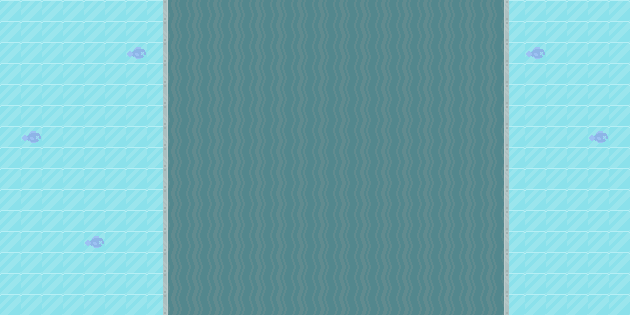

Below is a game level as drawn by its tile map, then a one-line description and the .tmx file that defines it, in full:
An orthogonal 30x15 tile map with 21x21 px tiles, 3 tile layers (Capa de patrones 3, piso, Capa de patrones 2), 4 tilesets.

<map version="1.2" tiledversion="1.3.5" orientation="orthogonal" renderorder="right-up" width="30" height="15" tilewidth="21" tileheight="21" infinite="0" nextlayerid="5" nextobjectid="3">
 <tileset firstgid="1" source="sprites.tsx" />
 <tileset firstgid="901" source="sprites1.0.tsx" />
 <tileset firstgid="1801" source="ice.tsx" />
 <tileset firstgid="1802" source="../bunker/sprites.tsx" />
 <layer id="4" name="Capa de patrones 3" width="30" height="15" opacity="0.6">
  <data encoding="csv">
0,0,0,0,0,0,0,0,2684356402,2684356402,2684356402,2684356402,2684356402,2684356402,2684356402,2684356402,2684356402,2684356402,2684356402,2684356402,2684356402,2684356402,2684356402,2684356402,0,0,0,0,0,0,
0,0,0,0,0,0,0,0,2684356402,2684356402,2684356402,2684356402,2684356402,2684356402,2684356402,2684356402,2684356402,2684356402,2684356402,2684356402,2684356402,2684356402,2684356402,2684356402,0,0,0,0,0,0,
0,0,0,0,0,0,0,0,2684356402,2684356402,2684356402,2684356402,2684356402,2684356402,2684356402,2684356402,2684356402,2684356402,2684356402,2684356402,2684356402,2684356402,2684356402,2684356402,0,0,0,0,0,0,
0,0,0,0,0,0,0,0,2684356402,2684356402,2684356402,2684356402,2684356402,2684356402,2684356402,2684356402,2684356402,2684356402,2684356402,2684356402,2684356402,2684356402,2684356402,2684356402,0,0,0,0,0,0,
0,0,0,0,0,0,0,0,2684356402,2684356402,2684356402,2684356402,2684356402,2684356402,2684356402,2684356402,2684356402,2684356402,2684356402,2684356402,2684356402,2684356402,2684356402,2684356402,0,0,0,0,0,0,
0,0,0,0,0,0,0,0,2684356402,2684356402,2684356402,2684356402,2684356402,2684356402,2684356402,2684356402,2684356402,2684356402,2684356402,2684356402,2684356402,2684356402,2684356402,2684356402,0,0,0,0,0,0,
0,0,0,0,0,0,0,0,2684356402,2684356402,2684356402,2684356402,2684356402,2684356402,2684356402,2684356402,2684356402,2684356402,2684356402,2684356402,2684356402,2684356402,2684356402,2684356402,0,0,0,0,0,0,
0,0,0,0,0,0,0,0,2684356402,2684356402,2684356402,2684356402,2684356402,2684356402,2684356402,2684356402,2684356402,2684356402,2684356402,2684356402,2684356402,2684356402,2684356402,2684356402,0,0,0,0,0,0,
0,0,0,0,0,0,0,0,2684356402,2684356402,2684356402,2684356402,2684356402,2684356402,2684356402,2684356402,2684356402,2684356402,2684356402,2684356402,2684356402,2684356402,2684356402,2684356402,0,0,0,0,0,0,
0,0,0,0,0,0,0,0,2684356402,2684356402,2684356402,2684356402,2684356402,2684356402,2684356402,2684356402,2684356402,2684356402,2684356402,2684356402,2684356402,2684356402,2684356402,2684356402,0,0,0,0,0,0,
0,0,0,0,0,0,0,0,2684356402,2684356402,2684356402,2684356402,2684356402,2684356402,2684356402,2684356402,2684356402,2684356402,2684356402,2684356402,2684356402,2684356402,2684356402,2684356402,0,0,0,0,0,0,
0,0,0,0,0,0,0,0,2684356402,2684356402,2684356402,2684356402,2684356402,2684356402,2684356402,2684356402,2684356402,2684356402,2684356402,2684356402,2684356402,2684356402,2684356402,2684356402,0,0,0,0,0,0,
0,0,0,0,0,0,0,0,2684356402,2684356402,2684356402,2684356402,2684356402,2684356402,2684356402,2684356402,2684356402,2684356402,2684356402,2684356402,2684356402,2684356402,2684356402,2684356402,0,0,0,0,0,0,
0,0,0,0,0,0,0,0,2684356402,2684356402,2684356402,2684356402,2684356402,2684356402,2684356402,2684356402,2684356402,2684356402,2684356402,2684356402,2684356402,2684356402,2684356402,2684356402,0,0,0,0,0,0,
0,0,0,0,0,0,0,0,2684356402,2684356402,2684356402,2684356402,2684356402,2684356402,2684356402,2684356402,2684356402,2684356402,2684356402,2684356402,2684356402,2684356402,2684356402,2684356402,0,0,0,0,0,0
</data>
 </layer>
 <layer id="1" name="piso" width="30" height="15">
  <data encoding="csv">
1391,1391,1391,1391,1391,1391,1391,1391,0,0,0,0,0,0,0,0,0,0,0,0,0,0,0,0,1391,1391,1391,1391,1391,1391,
1391,1391,1391,1391,1391,1391,1391,1391,0,0,0,0,0,0,0,0,0,0,0,0,0,0,0,0,1391,1391,1391,1391,1391,1391,
1391,1391,1391,1391,1391,1391,1391,1391,0,0,0,0,0,0,0,0,0,0,0,0,0,0,0,0,1391,1391,1391,1391,1391,1391,
1391,1391,1391,1391,1391,1391,1391,1391,0,0,0,0,0,0,0,0,0,0,0,0,0,0,0,0,1391,1391,1391,1391,1391,1391,
1391,1391,1391,1391,1391,1391,1391,1391,0,0,0,0,0,0,0,0,0,0,0,0,0,0,0,0,1391,1391,1391,1391,1391,1391,
1391,1391,1391,1391,1391,1391,1391,1391,0,0,0,0,0,0,0,0,0,0,0,0,0,0,0,0,1391,1391,1391,1391,1391,1391,
1391,1391,1391,1391,1391,1391,1391,1391,0,0,0,0,0,0,0,0,0,0,0,0,0,0,0,0,1391,1391,1391,1391,1391,1391,
1391,1391,1391,1391,1391,1391,1391,1391,0,0,0,0,0,0,0,0,0,0,0,0,0,0,0,0,1391,1391,1391,1391,1391,1391,
1391,1391,1391,1391,1391,1391,1391,1391,0,0,0,0,0,0,0,0,0,0,0,0,0,0,0,0,1391,1391,1391,1391,1391,1391,
1391,1391,1391,1391,1391,1391,1391,1391,0,0,0,0,0,0,0,0,0,0,0,0,0,0,0,0,1391,1391,1391,1391,1391,1391,
1391,1391,1391,1391,1391,1391,1391,1391,0,0,0,0,0,0,0,0,0,0,0,0,0,0,0,0,1391,1391,1391,1391,1391,1391,
1391,1391,1391,1391,1391,1391,1391,1391,0,0,0,0,0,0,0,0,0,0,0,0,0,0,0,0,1391,1391,1391,1391,1391,1391,
1391,1391,1391,1391,1391,1391,1391,1391,0,0,0,0,0,0,0,0,0,0,0,0,0,0,0,0,1391,1391,1391,1391,1391,1391,
1391,1391,1391,1391,1391,1391,1391,1391,0,0,0,0,0,0,0,0,0,0,0,0,0,0,0,0,1391,1391,1391,1391,1391,1391,
1391,1391,1391,1391,1391,1391,1391,1391,0,0,0,0,0,0,0,0,0,0,0,0,0,0,0,0,1391,1391,1391,1391,1391,1391
</data>
 </layer>
 <layer id="3" name="Capa de patrones 2" width="30" height="15">
  <data encoding="csv">
0,0,0,0,0,0,0,2684357162,0,0,0,0,0,0,0,0,0,0,0,0,0,0,0,0,1610615338,0,0,0,0,0,
0,0,0,0,0,0,0,2684357162,0,0,0,0,0,0,0,0,0,0,0,0,0,0,0,0,1610615338,0,0,0,0,0,
0,0,0,0,0,0,1610614950,2684357162,0,0,0,0,0,0,0,0,0,0,0,0,0,0,0,0,1610615338,1610614950,0,0,0,0,
0,0,0,0,0,0,0,2684357162,0,0,0,0,0,0,0,0,0,0,0,0,0,0,0,0,1610615338,0,0,0,0,0,
0,0,0,0,0,0,0,2684357162,0,0,0,0,0,0,0,0,0,0,0,0,0,0,0,0,1610615338,0,0,0,0,0,
0,0,0,0,0,0,0,2684357162,0,0,0,0,0,0,0,0,0,0,0,0,0,0,0,0,1610615338,0,0,0,0,0,
0,1610614950,0,0,0,0,0,2684357162,0,0,0,0,0,0,0,0,0,0,0,0,0,0,0,0,1610615338,0,0,0,1610614950,0,
0,0,0,0,0,0,0,2684357162,0,0,0,0,0,0,0,0,0,0,0,0,0,0,0,0,1610615338,0,0,0,0,0,
0,0,0,0,0,0,0,2684357162,0,0,0,0,0,0,0,0,0,0,0,0,0,0,0,0,1610615338,0,0,0,0,0,
0,0,0,0,0,0,0,2684357162,0,0,0,0,0,0,0,0,0,0,0,0,0,0,0,0,1610615338,0,0,0,0,0,
0,0,0,0,0,0,0,2684357162,0,0,0,0,0,0,0,0,0,0,0,0,0,0,0,0,1610615338,0,0,0,0,0,
0,0,0,0,1610614950,0,0,2684357162,0,0,0,0,0,0,0,0,0,0,0,0,0,0,0,0,1610615338,0,0,0,0,0,
0,0,0,0,0,0,0,2684357162,0,0,0,0,0,0,0,0,0,0,0,0,0,0,0,0,1610615338,0,0,0,0,0,
0,0,0,0,0,0,0,2684357162,0,0,0,0,0,0,0,0,0,0,0,0,0,0,0,0,1610615338,0,0,0,0,0,
0,0,0,0,0,0,0,2684357162,0,0,0,0,0,0,0,0,0,0,0,0,0,0,0,0,1610615338,0,0,0,0,0
</data>
 </layer>
</map>
